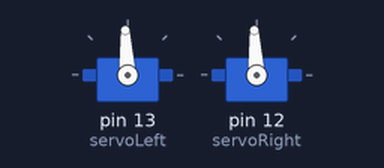
A sketch run on a simulated Arduino Uno, built with avr-gcc and run on an emulated ATmega328P. On the bench: 2 × servo.

Above: at 12.0 s.
Timing chart, 0 to 13.5 s (numbered marks = the images above):
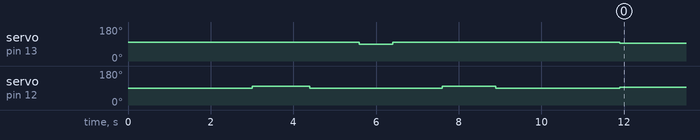

Measured:
- by itself, servo on pin 13 (servoLeft): 98° → 88° at 5.6 s, → 98° 0.80 s later, → 93° 5.5 s later
- by itself, servo on pin 12 (servoRight): 88° → 98° at 3.0 s, → 88° 1.4 s later, → 98° 3.2 s later, → 88° 1.3 s later, … (5 changes in this stretch)

The sketch:

upg9.ino
```cpp
// Robotics with the BOE Shield - RoamingWithWhiskers
// Go forward.  Back up and turn if whiskers indicate BOE Shield bot bumped
// into something.

#include <Servo.h>                           // Include servo library


Servo servoLeft;                             // Declare left and right servos
Servo servoRight;

void setup()                                 // Built-in initialization block
{
  pinMode(7, INPUT);                         // Set right whisker pin to input
  pinMode(5, INPUT);                         // Set left whisker pin to input

  //tone(4, 3000, 1000);                       // Play tone for 1 second
  //delay(1000);                               // Delay to finish tone

  servoLeft.attach(13);                      // Attach left signal to pin 13
  servoRight.attach(12);                     // Attach right signal to pin 12


int x = 400;
int y = 1000;

int t = 3000;

forward(t);

turnRight(y+x);

forward(t/2.5);

turnLeft(2*x);

forward(t/2.5);

turnRight(y+x-100);

forward(t);

servoLeft.writeMicroseconds(1500);
servoRight.writeMicroseconds(1500);


}


void loop()                                  // Main loop auto-repeats
{

}

void forward(int time)                       // Forward function
{
  servoLeft.writeMicroseconds(1550);         // Left wheel counterclockwise
  servoRight.writeMicroseconds(1450);        // Right wheel clockwise
  delay(time);                               // Maneuver for time ms
}

void turnLeft(int time)                      // Left turn function
{
  servoLeft.writeMicroseconds(1450);         // Left wheel clockwise
  servoRight.writeMicroseconds(1450);        // Right wheel clockwise
  delay(time);                               // Maneuver for time ms
}

void turnRight(int time)                     // Right turn function
{
  servoLeft.writeMicroseconds(1550);         // Left wheel counterclockwise
  servoRight.writeMicroseconds(1550);        // Right wheel counterclockwise
  delay(time);                               // Maneuver for time ms
}

void backward(int time)                      // Backward function
{
  servoLeft.writeMicroseconds(1450);         // Left wheel clockwise
  servoRight.writeMicroseconds(1550);        // Right wheel counterclockwise
  delay(time);                               // Maneuver for time ms
}
```
